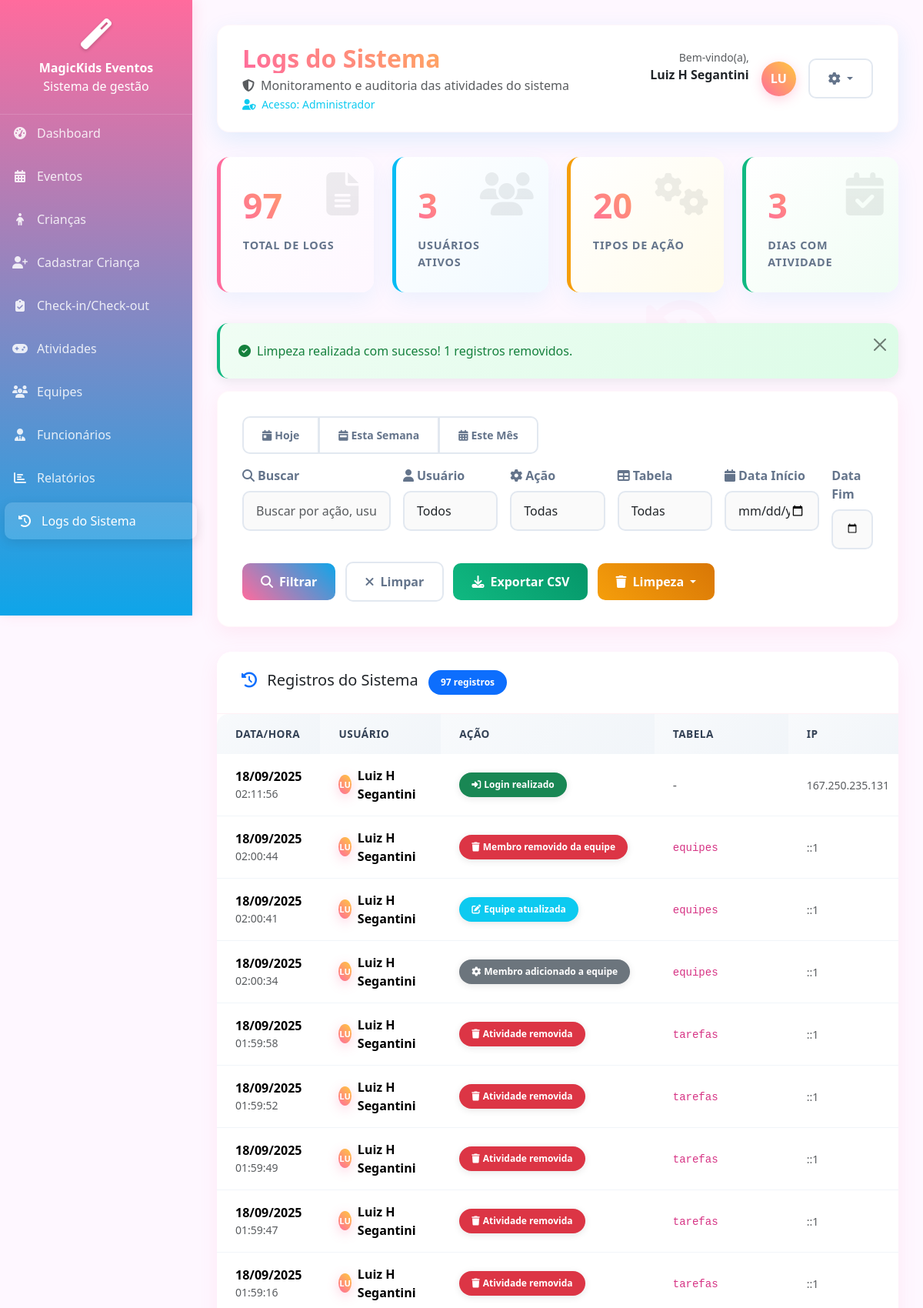
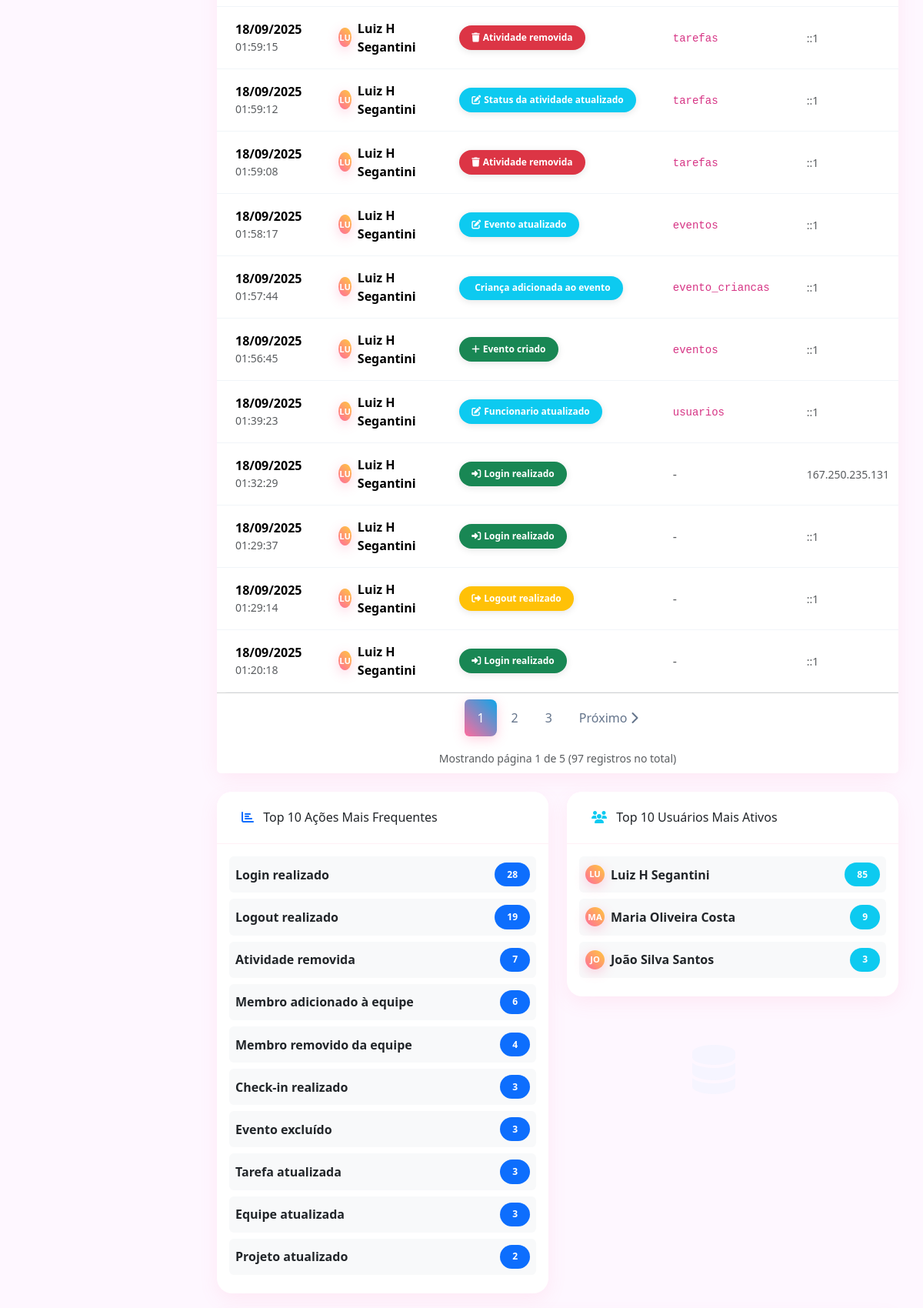
The page /logs.php?action=clean&days=30 (signed in, upper part) on the database its author committed (2 pictures, top to bottom).
### tables this page shows
CREATE TABLE IF NOT EXISTS `usuarios` (
  `id` int(11) NOT NULL AUTO_INCREMENT,
  `nome_completo` varchar(255) NOT NULL,
  `cpf` varchar(14) NOT NULL,
  `email` varchar(255) NOT NULL,
  `cargo` varchar(100) DEFAULT NULL,
  `login` varchar(50) NOT NULL,
  `senha` varchar(255) NOT NULL,
  `perfil` enum('administrador','coordenador','animador','monitor','auxiliar') NOT NULL,
  `data_criacao` timestamp NOT NULL DEFAULT current_timestamp(),
  `data_atualizacao` timestamp NOT NULL DEFAULT current_timestamp() ON UPDATE current_timestamp(),
  PRIMARY KEY (`id`),
  UNIQUE KEY `cpf` (`cpf`),
  UNIQUE KEY `email` (`email`),
  UNIQUE KEY `login` (`login`)
);

CREATE TABLE IF NOT EXISTS `logs_sistema` (
  `id` int(11) NOT NULL AUTO_INCREMENT,
  `usuario_id` int(11) DEFAULT NULL,
  `acao` varchar(255) NOT NULL COMMENT 'Check-in criança, Check-out criança, Evento criado, Criança cadastrada, etc.',
  `tabela_afetada` varchar(100) DEFAULT NULL,
  `registro_id` int(11) DEFAULT NULL,
  `dados_anteriores` longtext DEFAULT NULL CHECK (json_valid(`dados_anteriores`)),
  `dados_novos` longtext DEFAULT NULL CHECK (json_valid(`dados_novos`)),
  `ip_address` varchar(45) DEFAULT NULL,
  `data_criacao` timestamp NOT NULL DEFAULT current_timestamp(),
  PRIMARY KEY (`id`),
  KEY `usuario_id` (`usuario_id`),
  CONSTRAINT `logs_sistema_ibfk_1` FOREIGN KEY (`usuario_id`) REFERENCES `usuarios` (`id`)
);

### logs.php (the view, shortened to what the rows shown need)
<?php
require_once 'includes/auth.php';
require_once 'controllers/LogsController.php';
$search = $_GET['search'] ?? '';
$user_id = $_GET['user_id'] ?? '';
$action = $_GET['action_filter'] ?? '';
$table = $_GET['table'] ?? '';
$start_date = $_GET['start_date'] ?? '';
$end_date = $_GET['end_date'] ?? '';
$page = max(1, $_GET['page'] ?? 1);
try {
    $logsController = new LogsController();
    $logsData = $logsController->index($search, $user_id, $action, $table, $start_date, $end_date, $page);
    $currentUser = getCurrentUser();
} catch (Exception $e) {
    error_log("Erro no logs: " . $e->getMessage());
    $logsData = ['logs' => [], 'total' => 0, 'pages' => 0, 'current_page' => 1];
    $users = [];
    $actions = [];
    $tables = [];
    $statistics = [];
    $currentUser = getCurrentUser();
}
?>
<!DOCTYPE html>
<html lang="pt-BR">
<head>
    <link href="https://cdnjs.cloudflare.com/ajax/libs/bootstrap/5.3.2/css/bootstrap.min.css" rel="stylesheet">
    <link href="https://cdnjs.cloudflare.com/ajax/libs/font-awesome/6.4.0/css/all.min.css" rel="stylesheet">
    <link rel="stylesheet" href="assets/css/logs1.css">
</head>
<body>
    <main class="main-content">
        <div class="header-bar d-flex justify-content-between align-items-center">
            <div>
                <h2 class="mb-1 welcome-text">Logs do Sistema</h2>
                <p class="text-muted mb-0"><i class="fas fa-shield-alt me-2"></i>Monitoramento e auditoria das atividades do sistema</p>
                <small class="text-info">
                    <i class="fas fa-user-shield me-1"></i>
                    Acesso: <?php echo ucfirst($currentUser['perfil']); ?>
                </small>
            </div>
            <div class="d-flex align-items-center">
                <div class="me-3 text-end">
                    <small class="text-muted d-block">Bem-vindo(a),</small>
                    <strong class="d-block"><?php echo htmlspecialchars($currentUser['nome_completo']); ?></strong>
                    <span class="badge bg-gradient" style="background: linear-gradient(45deg, var(--primary-color), var(--secondary-color));">
                    </span>
                </div>
                <div class="user-avatar">
                    <?php echo strtoupper(substr($currentUser['nome_completo'], 0, 2)); ?>
                </div>
                <div class="dropdown ms-3">
                    <button class="btn btn-outline-secondary dropdown-toggle" type="button" data-bs-toggle="dropdown">
                    </button>
                </div>
            </div>
        </div>
        <div class="card">
            <div class="card-body p-0">
                <?php if (empty($logsData['logs'])): ?>
                    <div class="text-center py-5">
                        <i class="fas fa-search fa-3x text-muted mb-3"></i>
                        <p class="text-muted">Nenhum log encontrado com os filtros aplicados</p>
                        <a href="logs.php" class="btn btn-outline-primary">
                            <i class="fas fa-refresh me-2"></i>Ver Todos os Logs
                        </a>
                    </div>
                <?php else: ?>
                    <div class="table-responsive">
                        <table class="table table-hover mb-0">
                            <thead class="table-light">
                                <tr>
                                    <th width="15%">Data/Hora</th>
                                    <th width="15%">Usuário</th>
                                    <th width="20%">Ação</th>
                                    <th width="15%">Tabela</th>
                                    <th width="10%">IP</th>
                                </tr>
                            </thead>
                            <tbody>
                                <?php foreach ($logsData['logs'] as $log): ?>
                                <tr>
                                    <td>
                                        <div class="d-flex flex-column">
                                            <strong><?php echo date('d/m/Y', strtotime($log['data_criacao'])); ?></strong>
                                            <small class="text-muted">
                                                <?php echo date('H:i:s', strtotime($log['data_criacao'])); ?>
                                            </small>
                                        </div>
                                    </td>
                                    <td>
                                        <?php if ($log['usuario_nome']): ?>
                                            <div class="d-flex align-items-center">
                                                <div class="user-avatar me-2" style="width: 25px; height: 25px; font-size: 0.7rem;">
                                                    <?php echo strtoupper(substr($log['usuario_nome'], 0, 2)); ?>
                                                </div>
                                                <div>
                                                    <strong><?php echo htmlspecialchars($log['usuario_nome']); ?></strong>
                                                </div>
                                            </div>
                                        <?php else: ?>
                                            <span class="text-muted">
                                                <i class="fas fa-robot me-1"></i>Sistema
                                            </span>
                                        <?php endif; ?>
                                    </td>
                                    <td>
                                        <?php
                                        $actionClass = 'secondary';
                                        $actionIcon = 'fas fa-cog';
                                        $actionLower = strtolower($log['acao']);
                                        if (strpos($actionLower, 'login') !== false) {
                                            $actionClass = 'success';
                                            $actionIcon = 'fas fa-sign-in-alt';
                                        } elseif (strpos($actionLower, 'logout') !== false) {
                                            $actionClass = 'warning';
                                            $actionIcon = 'fas fa-sign-out-alt';
                                        } elseif (strpos($actionLower, 'criado') !== false || strpos($actionLower, 'cadastro') !== false) {
                                            $actionClass = 'success';
                                            $actionIcon = 'fas fa-plus';
                                        } elseif (strpos($actionLower, 'atualizada') !== false || strpos($actionLower, 'atualizado') !== false) {
                                            $actionClass = 'info';
                                            $actionIcon = 'fas fa-edit';
                                        } elseif (strpos($actionLower, 'excluída') !== false || strpos($actionLower, 'removid') !== false) {
                                            $actionClass = 'danger';
                                            $actionIcon = 'fas fa-trash';
                                        } elseif (strpos($actionLower, 'check-in') !== false) {
                                            $actionClass = 'primary';
                                            $actionIcon = 'fas fa-clipboard-check';
                                        } elseif (strpos($actionLower, 'evento') !== false) {
                                            $actionClass = 'info';
                                            $actionIcon = 'fas fa-calendar-star';
                                        } elseif (strpos($actionLower, 'criança') !== false) {
                                            $actionClass = 'warning';
                                            $actionIcon = 'fas fa-child';
                                        }
                                        ?>
                                        <span class="badge bg-<?php echo $actionClass; ?> action-badge">
                                            <i class="<?php echo $actionIcon; ?> me-1"></i>
                                            <?php echo htmlspecialchars($log['acao']); ?>
                                        </span>
                                    </td>
                                    <td>
                                        <?php if ($log['tabela_afetada']): ?>
                                            <code class="small"><?php echo htmlspecialchars($log['tabela_afetada']); ?></code>
                                        <?php else: ?>
                                            <span class="text-muted">-</span>
                                        <?php endif; ?>
                                    </td>
                                    <td>
                                        <small class="text-muted">
                                            <?php echo htmlspecialchars($log['ip_address'] ?? '-'); ?>
                                        </small>
                                    </td>
                                </tr>
                                <?php endforeach; ?>
                            </tbody>
                        </table>
                    </div>
                <?php endif; ?>
            </div>
        </div>
    </main>
</body>
</html>

### rows shown on the page
usuarios: perfil "Administrador", nome_completo "Luiz H Segantini", nome_completo "LU"
logs_sistema: data_criacao "18/09/2025", data_criacao "02:11:56", usuario_nome "LU", usuario_nome "Luiz H Segantini", acao "Login realizado", ip_address "167.250.235.131"
logs_sistema: data_criacao "18/09/2025", data_criacao "02:00:44", usuario_nome "LU", usuario_nome "Luiz H Segantini", acao "Membro removido da equipe", tabela_afetada "equipes", ip_address "::1"
logs_sistema: data_criacao "18/09/2025", data_criacao "02:00:41", usuario_nome "LU", usuario_nome "Luiz H Segantini", acao "Equipe atualizada", tabela_afetada "equipes", ip_address "::1"
logs_sistema: data_criacao "18/09/2025", data_criacao "02:00:34", usuario_nome "LU", usuario_nome "Luiz H Segantini", acao "Membro adicionado a equipe", tabela_afetada "equipes", ip_address "::1"
logs_sistema: data_criacao "18/09/2025", data_criacao "01:59:58", usuario_nome "LU", usuario_nome "Luiz H Segantini", acao "Atividade removida", tabela_afetada "tarefas", ip_address "::1"
logs_sistema: data_criacao "18/09/2025", data_criacao "01:59:52", usuario_nome "LU", usuario_nome "Luiz H Segantini", acao "Atividade removida", tabela_afetada "tarefas", ip_address "::1"
logs_sistema: data_criacao "18/09/2025", data_criacao "01:59:49", usuario_nome "LU", usuario_nome "Luiz H Segantini", acao "Atividade removida", tabela_afetada "tarefas", ip_address "::1"
logs_sistema: data_criacao "18/09/2025", data_criacao "01:59:47", usuario_nome "LU", usuario_nome "Luiz H Segantini", acao "Atividade removida", tabela_afetada "tarefas", ip_address "::1"
logs_sistema: data_criacao "18/09/2025", data_criacao "01:59:16", usuario_nome "LU", usuario_nome "Luiz H Segantini", acao "Atividade removida", tabela_afetada "tarefas", ip_address "::1"
logs_sistema: data_criacao "18/09/2025", data_criacao "01:59:15", usuario_nome "LU", usuario_nome "Luiz H Segantini", acao "Atividade removida", tabela_afetada "tarefas", ip_address "::1"
logs_sistema: data_criacao "18/09/2025", data_criacao "01:59:12", usuario_nome "LU", usuario_nome "Luiz H Segantini", acao "Status da atividade atualizado", tabela_afetada "tarefas", ip_address "::1"
logs_sistema: data_criacao "18/09/2025", data_criacao "01:59:08", usuario_nome "LU", usuario_nome "Luiz H Segantini", acao "Atividade removida", tabela_afetada "tarefas", ip_address "::1"
logs_sistema: data_criacao "18/09/2025", data_criacao "01:58:17", usuario_nome "LU", usuario_nome "Luiz H Segantini", acao "Evento atualizado", tabela_afetada "eventos", ip_address "::1"
logs_sistema: data_criacao "18/09/2025", data_criacao "01:57:44", usuario_nome "LU", usuario_nome "Luiz H Segantini", acao "Criança adicionada ao evento", tabela_afetada "evento_criancas", ip_address "::1"
logs_sistema: data_criacao "18/09/2025", data_criacao "01:56:45", usuario_nome "LU", usuario_nome "Luiz H Segantini", acao "Evento criado", tabela_afetada "eventos", ip_address "::1"
logs_sistema: data_criacao "18/09/2025", data_criacao "01:39:23", usuario_nome "LU", usuario_nome "Luiz H Segantini", acao "Funcionario atualizado", tabela_afetada "usuarios", ip_address "::1"
logs_sistema: data_criacao "18/09/2025", data_criacao "01:32:29", usuario_nome "LU", usuario_nome "Luiz H Segantini", acao "Login realizado", ip_address "167.250.235.131"
logs_sistema: data_criacao "18/09/2025", data_criacao "01:29:37", usuario_nome "LU", usuario_nome "Luiz H Segantini", acao "Login realizado", ip_address "::1"
logs_sistema: data_criacao "18/09/2025", data_criacao "01:29:14", usuario_nome "LU", usuario_nome "Luiz H Segantini", acao "Logout realizado", ip_address "::1"
logs_sistema: data_criacao "18/09/2025", data_criacao "01:20:18", usuario_nome "LU", usuario_nome "Luiz H Segantini", acao "Login realizado", ip_address "::1"

### other values the page prints
$statistics['total_logs'] "97"
count($statistics['logs_por_usuario'] ?? []) "3"
count($statistics['logs_por_acao'] ?? []) "20"
count($statistics['logs_por_dia'] ?? []) "3"
$message "Limpeza realizada com sucesso! 1 registros removidos."
$logsData['total'] "97"
$logsData['current_page'] "1"
$logsData['pages'] "5"
$stat['acao'] "Login realizado"
$stat['total'] "28"
$stat['acao'] "Logout realizado"
$stat['total'] "19"
$stat['acao'] "Atividade removida"
$stat['total'] "7"
$stat['acao'] "Membro adicionado à equipe"
